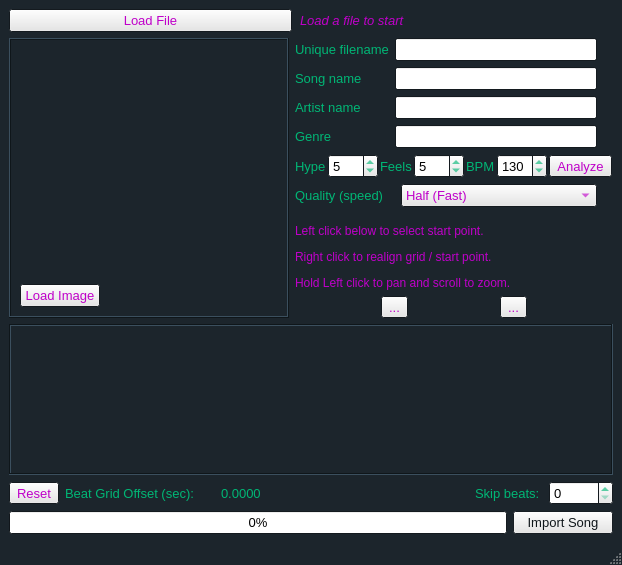
<?xml version="1.0" encoding="UTF-8"?>
<ui version="4.0">
 <class>MainWindow</class>
 <widget class="QMainWindow" name="MainWindow">
  <property name="geometry">
   <rect>
    <x>0</x>
    <y>0</y>
    <width>622</width>
    <height>565</height>
   </rect>
  </property>
  <property name="maximumSize">
   <size>
    <width>99999</width>
    <height>99999</height>
   </size>
  </property>
  <property name="palette">
   <palette>
    <active>
     <colorrole role="WindowText">
      <brush brushstyle="SolidPattern">
       <color alpha="255">
        <red>0</red>
        <green>182</green>
        <blue>117</blue>
       </color>
      </brush>
     </colorrole>
     <colorrole role="Button">
      <brush brushstyle="SolidPattern">
       <color alpha="255">
        <red>230</red>
        <green>230</green>
        <blue>230</blue>
       </color>
      </brush>
     </colorrole>
     <colorrole role="Light">
      <brush brushstyle="SolidPattern">
       <color alpha="255">
        <red>59</red>
        <green>79</green>
        <blue>94</blue>
       </color>
      </brush>
     </colorrole>
     <colorrole role="Dark">
      <brush brushstyle="SolidPattern">
       <color alpha="255">
        <red>15</red>
        <green>22</green>
        <blue>26</blue>
       </color>
      </brush>
     </colorrole>
     <colorrole role="Text">
      <brush brushstyle="SolidPattern">
       <color alpha="255">
        <red>0</red>
        <green>0</green>
        <blue>0</blue>
       </color>
      </brush>
     </colorrole>
     <colorrole role="BrightText">
      <brush brushstyle="SolidPattern">
       <color alpha="255">
        <red>255</red>
        <green>255</green>
        <blue>255</blue>
       </color>
      </brush>
     </colorrole>
     <colorrole role="ButtonText">
      <brush brushstyle="SolidPattern">
       <color alpha="255">
        <red>191</red>
        <green>0</green>
        <blue>201</blue>
       </color>
      </brush>
     </colorrole>
     <colorrole role="Base">
      <brush brushstyle="SolidPattern">
       <color alpha="255">
        <red>255</red>
        <green>255</green>
        <blue>255</blue>
       </color>
      </brush>
     </colorrole>
     <colorrole role="Window">
      <brush brushstyle="SolidPattern">
       <color alpha="255">
        <red>28</red>
        <green>37</green>
        <blue>44</blue>
       </color>
      </brush>
     </colorrole>
     <colorrole role="Highlight">
      <brush brushstyle="SolidPattern">
       <color alpha="255">
        <red>255</red>
        <green>86</green>
        <blue>108</blue>
       </color>
      </brush>
     </colorrole>
     <colorrole role="HighlightedText">
      <brush brushstyle="SolidPattern">
       <color alpha="255">
        <red>0</red>
        <green>0</green>
        <blue>0</blue>
       </color>
      </brush>
     </colorrole>
     <colorrole role="PlaceholderText">
      <brush brushstyle="SolidPattern">
       <color alpha="128">
        <red>255</red>
        <green>255</green>
        <blue>255</blue>
       </color>
      </brush>
     </colorrole>
    </active>
    <inactive>
     <colorrole role="WindowText">
      <brush brushstyle="SolidPattern">
       <color alpha="255">
        <red>0</red>
        <green>182</green>
        <blue>117</blue>
       </color>
      </brush>
     </colorrole>
     <colorrole role="Button">
      <brush brushstyle="SolidPattern">
       <color alpha="255">
        <red>230</red>
        <green>230</green>
        <blue>230</blue>
       </color>
      </brush>
     </colorrole>
     <colorrole role="Light">
      <brush brushstyle="SolidPattern">
       <color alpha="255">
        <red>59</red>
        <green>79</green>
        <blue>94</blue>
       </color>
      </brush>
     </colorrole>
     <colorrole role="Dark">
      <brush brushstyle="SolidPattern">
       <color alpha="255">
        <red>15</red>
        <green>22</green>
        <blue>26</blue>
       </color>
      </brush>
     </colorrole>
     <colorrole role="Text">
      <brush brushstyle="SolidPattern">
       <color alpha="255">
        <red>0</red>
        <green>0</green>
        <blue>0</blue>
       </color>
      </brush>
     </colorrole>
     <colorrole role="BrightText">
      <brush brushstyle="SolidPattern">
       <color alpha="255">
        <red>255</red>
        <green>255</green>
        <blue>255</blue>
       </color>
      </brush>
     </colorrole>
     <colorrole role="ButtonText">
      <brush brushstyle="SolidPattern">
       <color alpha="255">
        <red>191</red>
        <green>0</green>
        <blue>201</blue>
       </color>
      </brush>
     </colorrole>
     <colorrole role="Base">
      <brush brushstyle="SolidPattern">
       <color alpha="255">
        <red>255</red>
        <green>255</green>
        <blue>255</blue>
       </color>
      </brush>
     </colorrole>
     <colorrole role="Window">
      <brush brushstyle="SolidPattern">
       <color alpha="255">
        <red>28</red>
        <green>37</green>
        <blue>44</blue>
       </color>
      </brush>
     </colorrole>
     <colorrole role="Highlight">
      <brush brushstyle="SolidPattern">
       <color alpha="255">
        <red>255</red>
        <green>86</green>
        <blue>108</blue>
       </color>
      </brush>
     </colorrole>
     <colorrole role="HighlightedText">
      <brush brushstyle="SolidPattern">
       <color alpha="255">
        <red>0</red>
        <green>0</green>
        <blue>0</blue>
       </color>
      </brush>
     </colorrole>
     <colorrole role="PlaceholderText">
      <brush brushstyle="SolidPattern">
       <color alpha="128">
        <red>255</red>
        <green>255</green>
        <blue>255</blue>
       </color>
      </brush>
     </colorrole>
    </inactive>
    <disabled>
     <colorrole role="WindowText">
      <brush brushstyle="SolidPattern">
       <color alpha="255">
        <red>15</red>
        <green>22</green>
        <blue>26</blue>
       </color>
      </brush>
     </colorrole>
     <colorrole role="Button">
      <brush brushstyle="SolidPattern">
       <color alpha="255">
        <red>230</red>
        <green>230</green>
        <blue>230</blue>
       </color>
      </brush>
     </colorrole>
     <colorrole role="Light">
      <brush brushstyle="SolidPattern">
       <color alpha="255">
        <red>59</red>
        <green>79</green>
        <blue>94</blue>
       </color>
      </brush>
     </colorrole>
     <colorrole role="Dark">
      <brush brushstyle="SolidPattern">
       <color alpha="255">
        <red>15</red>
        <green>22</green>
        <blue>26</blue>
       </color>
      </brush>
     </colorrole>
     <colorrole role="Text">
      <brush brushstyle="SolidPattern">
       <color alpha="255">
        <red>15</red>
        <green>22</green>
        <blue>26</blue>
       </color>
      </brush>
     </colorrole>
     <colorrole role="BrightText">
      <brush brushstyle="SolidPattern">
       <color alpha="255">
        <red>255</red>
        <green>255</green>
        <blue>255</blue>
       </color>
      </brush>
     </colorrole>
     <colorrole role="ButtonText">
      <brush brushstyle="SolidPattern">
       <color alpha="255">
        <red>15</red>
        <green>22</green>
        <blue>26</blue>
       </color>
      </brush>
     </colorrole>
     <colorrole role="Base">
      <brush brushstyle="SolidPattern">
       <color alpha="255">
        <red>28</red>
        <green>37</green>
        <blue>44</blue>
       </color>
      </brush>
     </colorrole>
     <colorrole role="Window">
      <brush brushstyle="SolidPattern">
       <color alpha="255">
        <red>28</red>
        <green>37</green>
        <blue>44</blue>
       </color>
      </brush>
     </colorrole>
     <colorrole role="Highlight">
      <brush brushstyle="SolidPattern">
       <color alpha="255">
        <red>0</red>
        <green>120</green>
        <blue>215</blue>
       </color>
      </brush>
     </colorrole>
     <colorrole role="HighlightedText">
      <brush brushstyle="SolidPattern">
       <color alpha="255">
        <red>0</red>
        <green>0</green>
        <blue>0</blue>
       </color>
      </brush>
     </colorrole>
     <colorrole role="PlaceholderText">
      <brush brushstyle="SolidPattern">
       <color alpha="128">
        <red>0</red>
        <green>0</green>
        <blue>0</blue>
       </color>
      </brush>
     </colorrole>
    </disabled>
   </palette>
  </property>
  <property name="font">
   <font>
    <pointsize>10</pointsize>
   </font>
  </property>
  <property name="windowTitle">
   <string>DJ SIMULATOR Custom Audio Importer</string>
  </property>
  <property name="windowIcon">
   <iconset resource="resources.qrc">
    <normaloff>:/images/dj_sim_ico.ico</normaloff>:/images/dj_sim_ico.ico</iconset>
  </property>
  <widget class="QWidget" name="centralwidget">
   <layout class="QVBoxLayout" name="verticalLayout_2">
    <item>
     <layout class="QVBoxLayout" name="verticalLayout">
      <item>
       <layout class="QHBoxLayout" name="horizontalLayout_16">
        <property name="topMargin">
         <number>0</number>
        </property>
        <item>
         <widget class="QPushButton" name="loadFileBtn">
          <property name="sizePolicy">
           <sizepolicy hsizetype="Minimum" vsizetype="Fixed">
            <horstretch>0</horstretch>
            <verstretch>0</verstretch>
           </sizepolicy>
          </property>
          <property name="minimumSize">
           <size>
            <width>283</width>
            <height>0</height>
           </size>
          </property>
          <property name="maximumSize">
           <size>
            <width>283</width>
            <height>16777215</height>
           </size>
          </property>
          <property name="text">
           <string>Load File</string>
          </property>
         </widget>
        </item>
        <item>
         <widget class="QLineEdit" name="filenameLabel">
          <property name="enabled">
           <bool>false</bool>
          </property>
          <property name="palette">
           <palette>
            <active>
             <colorrole role="Text">
              <brush brushstyle="SolidPattern">
               <color alpha="255">
                <red>191</red>
                <green>0</green>
                <blue>201</blue>
               </color>
              </brush>
             </colorrole>
             <colorrole role="Base">
              <brush brushstyle="SolidPattern">
               <color alpha="255">
                <red>28</red>
                <green>37</green>
                <blue>44</blue>
               </color>
              </brush>
             </colorrole>
             <colorrole role="PlaceholderText">
              <brush brushstyle="NoBrush">
               <color alpha="128">
                <red>191</red>
                <green>0</green>
                <blue>201</blue>
               </color>
              </brush>
             </colorrole>
            </active>
            <inactive>
             <colorrole role="Text">
              <brush brushstyle="SolidPattern">
               <color alpha="255">
                <red>191</red>
                <green>0</green>
                <blue>201</blue>
               </color>
              </brush>
             </colorrole>
             <colorrole role="Base">
              <brush brushstyle="SolidPattern">
               <color alpha="255">
                <red>28</red>
                <green>37</green>
                <blue>44</blue>
               </color>
              </brush>
             </colorrole>
             <colorrole role="PlaceholderText">
              <brush brushstyle="NoBrush">
               <color alpha="128">
                <red>191</red>
                <green>0</green>
                <blue>201</blue>
               </color>
              </brush>
             </colorrole>
            </inactive>
            <disabled>
             <colorrole role="Text">
              <brush brushstyle="SolidPattern">
               <color alpha="255">
                <red>191</red>
                <green>0</green>
                <blue>201</blue>
               </color>
              </brush>
             </colorrole>
             <colorrole role="Base">
              <brush brushstyle="SolidPattern">
               <color alpha="255">
                <red>28</red>
                <green>37</green>
                <blue>44</blue>
               </color>
              </brush>
             </colorrole>
             <colorrole role="PlaceholderText">
              <brush brushstyle="NoBrush">
               <color alpha="128">
                <red>191</red>
                <green>0</green>
                <blue>201</blue>
               </color>
              </brush>
             </colorrole>
            </disabled>
           </palette>
          </property>
          <property name="font">
           <font>
            <italic>true</italic>
           </font>
          </property>
          <property name="text">
           <string>Load a file to start</string>
          </property>
          <property name="frame">
           <bool>false</bool>
          </property>
          <property name="alignment">
           <set>Qt::AlignLeading|Qt::AlignLeft|Qt::AlignVCenter</set>
          </property>
          <property name="readOnly">
           <bool>true</bool>
          </property>
         </widget>
        </item>
       </layout>
      </item>
      <item>
       <layout class="QHBoxLayout" name="horizontalLayout_3">
        <item>
         <layout class="QVBoxLayout" name="verticalLayout_6">
          <property name="rightMargin">
           <number>0</number>
          </property>
          <item>
           <widget class="QFrame" name="frame">
            <property name="sizePolicy">
             <sizepolicy hsizetype="Preferred" vsizetype="Preferred">
              <horstretch>0</horstretch>
              <verstretch>0</verstretch>
             </sizepolicy>
            </property>
            <property name="minimumSize">
             <size>
              <width>280</width>
              <height>280</height>
             </size>
            </property>
            <property name="maximumSize">
             <size>
              <width>999</width>
              <height>280</height>
             </size>
            </property>
            <property name="frameShape">
             <enum>QFrame::Box</enum>
            </property>
            <property name="frameShadow">
             <enum>QFrame::Raised</enum>
            </property>
            <layout class="QVBoxLayout" name="verticalLayout_5">
             <item>
              <widget class="QLabel" name="imageLabel">
               <property name="sizePolicy">
                <sizepolicy hsizetype="Preferred" vsizetype="Preferred">
                 <horstretch>1</horstretch>
                 <verstretch>1</verstretch>
                </sizepolicy>
               </property>
               <property name="minimumSize">
                <size>
                 <width>256</width>
                 <height>256</height>
                </size>
               </property>
               <property name="maximumSize">
                <size>
                 <width>256</width>
                 <height>256</height>
                </size>
               </property>
               <property name="text">
                <string/>
               </property>
              </widget>
             </item>
             <item>
              <widget class="QPushButton" name="loadImageBtn">
               <property name="maximumSize">
                <size>
                 <width>80</width>
                 <height>16777215</height>
                </size>
               </property>
               <property name="text">
                <string>Load Image</string>
               </property>
              </widget>
             </item>
            </layout>
           </widget>
          </item>
         </layout>
        </item>
        <item>
         <layout class="QVBoxLayout" name="verticalLayout_4">
          <item>
           <layout class="QHBoxLayout" name="horizontalLayout_5">
            <property name="spacing">
             <number>0</number>
            </property>
            <property name="topMargin">
             <number>0</number>
            </property>
            <item>
             <widget class="QLabel" name="label_5">
              <property name="minimumSize">
               <size>
                <width>100</width>
                <height>0</height>
               </size>
              </property>
              <property name="text">
               <string>Unique filename</string>
              </property>
             </widget>
            </item>
            <item>
             <widget class="QLineEdit" name="uniqueFilenameTextEdit">
              <property name="minimumSize">
               <size>
                <width>202</width>
                <height>0</height>
               </size>
              </property>
              <property name="maximumSize">
               <size>
                <width>200</width>
                <height>16777215</height>
               </size>
              </property>
              <property name="inputMethodHints">
               <set>Qt::ImhNone</set>
              </property>
             </widget>
            </item>
            <item>
             <spacer name="horizontalSpacer_2">
              <property name="orientation">
               <enum>Qt::Horizontal</enum>
              </property>
              <property name="sizeHint" stdset="0">
               <size>
                <width>40</width>
                <height>20</height>
               </size>
              </property>
             </spacer>
            </item>
           </layout>
          </item>
          <item>
           <layout class="QHBoxLayout" name="horizontalLayout_9">
            <property name="spacing">
             <number>0</number>
            </property>
            <property name="topMargin">
             <number>0</number>
            </property>
            <item>
             <widget class="QLabel" name="label_6">
              <property name="minimumSize">
               <size>
                <width>100</width>
                <height>0</height>
               </size>
              </property>
              <property name="text">
               <string>Song name</string>
              </property>
             </widget>
            </item>
            <item>
             <widget class="QLineEdit" name="songNameTextEdit">
              <property name="sizePolicy">
               <sizepolicy hsizetype="MinimumExpanding" vsizetype="Fixed">
                <horstretch>0</horstretch>
                <verstretch>0</verstretch>
               </sizepolicy>
              </property>
              <property name="minimumSize">
               <size>
                <width>202</width>
                <height>0</height>
               </size>
              </property>
              <property name="maximumSize">
               <size>
                <width>200</width>
                <height>16777215</height>
               </size>
              </property>
              <property name="inputMethodHints">
               <set>Qt::ImhNone</set>
              </property>
             </widget>
            </item>
            <item>
             <spacer name="horizontalSpacer_3">
              <property name="orientation">
               <enum>Qt::Horizontal</enum>
              </property>
              <property name="sizeHint" stdset="0">
               <size>
                <width>40</width>
                <height>20</height>
               </size>
              </property>
             </spacer>
            </item>
           </layout>
          </item>
          <item>
           <layout class="QHBoxLayout" name="horizontalLayout_11">
            <property name="spacing">
             <number>0</number>
            </property>
            <property name="topMargin">
             <number>0</number>
            </property>
            <item>
             <widget class="QLabel" name="label_8">
              <property name="minimumSize">
               <size>
                <width>100</width>
                <height>0</height>
               </size>
              </property>
              <property name="text">
               <string>Artist name</string>
              </property>
             </widget>
            </item>
            <item>
             <widget class="QLineEdit" name="artistNameTextEdit">
              <property name="sizePolicy">
               <sizepolicy hsizetype="MinimumExpanding" vsizetype="Fixed">
                <horstretch>0</horstretch>
                <verstretch>0</verstretch>
               </sizepolicy>
              </property>
              <property name="minimumSize">
               <size>
                <width>202</width>
                <height>0</height>
               </size>
              </property>
              <property name="maximumSize">
               <size>
                <width>200</width>
                <height>16777215</height>
               </size>
              </property>
              <property name="inputMethodHints">
               <set>Qt::ImhNone</set>
              </property>
             </widget>
            </item>
            <item>
             <spacer name="horizontalSpacer_4">
              <property name="orientation">
               <enum>Qt::Horizontal</enum>
              </property>
              <property name="sizeHint" stdset="0">
               <size>
                <width>40</width>
                <height>20</height>
               </size>
              </property>
             </spacer>
            </item>
           </layout>
          </item>
          <item>
           <layout class="QHBoxLayout" name="horizontalLayout_10">
            <property name="spacing">
             <number>0</number>
            </property>
            <property name="topMargin">
             <number>0</number>
            </property>
            <item>
             <widget class="QLabel" name="label_7">
              <property name="minimumSize">
               <size>
                <width>100</width>
                <height>0</height>
               </size>
              </property>
              <property name="text">
               <string>Genre</string>
              </property>
             </widget>
            </item>
            <item>
             <widget class="QLineEdit" name="genreTextEdit">
              <property name="minimumSize">
               <size>
                <width>202</width>
                <height>0</height>
               </size>
              </property>
              <property name="maximumSize">
               <size>
                <width>200</width>
                <height>16777215</height>
               </size>
              </property>
              <property name="inputMethodHints">
               <set>Qt::ImhNone</set>
              </property>
             </widget>
            </item>
            <item>
             <spacer name="horizontalSpacer_5">
              <property name="orientation">
               <enum>Qt::Horizontal</enum>
              </property>
              <property name="sizeHint" stdset="0">
               <size>
                <width>40</width>
                <height>20</height>
               </size>
              </property>
             </spacer>
            </item>
           </layout>
          </item>
          <item>
           <layout class="QHBoxLayout" name="horizontalLayout_8">
            <property name="spacing">
             <number>2</number>
            </property>
            <item>
             <widget class="QLabel" name="label_3">
              <property name="maximumSize">
               <size>
                <width>50</width>
                <height>16777215</height>
               </size>
              </property>
              <property name="text">
               <string>Hype</string>
              </property>
             </widget>
            </item>
            <item>
             <widget class="QSpinBox" name="hypeBox">
              <property name="minimumSize">
               <size>
                <width>50</width>
                <height>0</height>
               </size>
              </property>
              <property name="maximumSize">
               <size>
                <width>50</width>
                <height>16777215</height>
               </size>
              </property>
              <property name="maximum">
               <number>10</number>
              </property>
              <property name="value">
               <number>5</number>
              </property>
             </widget>
            </item>
            <item>
             <widget class="QLabel" name="label_2">
              <property name="maximumSize">
               <size>
                <width>50</width>
                <height>16777215</height>
               </size>
              </property>
              <property name="text">
               <string>Feels</string>
              </property>
             </widget>
            </item>
            <item>
             <widget class="QSpinBox" name="feelsBox">
              <property name="minimumSize">
               <size>
                <width>50</width>
                <height>0</height>
               </size>
              </property>
              <property name="maximumSize">
               <size>
                <width>50</width>
                <height>16777215</height>
               </size>
              </property>
              <property name="maximum">
               <number>10</number>
              </property>
              <property name="value">
               <number>5</number>
              </property>
             </widget>
            </item>
            <item>
             <widget class="QLabel" name="label_4">
              <property name="maximumSize">
               <size>
                <width>50</width>
                <height>16777215</height>
               </size>
              </property>
              <property name="text">
               <string>BPM</string>
              </property>
             </widget>
            </item>
            <item>
             <widget class="QSpinBox" name="BPMBox">
              <property name="minimumSize">
               <size>
                <width>50</width>
                <height>0</height>
               </size>
              </property>
              <property name="maximumSize">
               <size>
                <width>50</width>
                <height>16777215</height>
               </size>
              </property>
              <property name="minimum">
               <number>30</number>
              </property>
              <property name="maximum">
               <number>300</number>
              </property>
              <property name="value">
               <number>130</number>
              </property>
             </widget>
            </item>
            <item>
             <widget class="QToolButton" name="analyseBPMBtn">
              <property name="text">
               <string>Analyze</string>
              </property>
             </widget>
            </item>
            <item>
             <spacer name="horizontalSpacer_6">
              <property name="orientation">
               <enum>Qt::Horizontal</enum>
              </property>
              <property name="sizeHint" stdset="0">
               <size>
                <width>40</width>
                <height>20</height>
               </size>
              </property>
             </spacer>
            </item>
           </layout>
          </item>
          <item>
           <layout class="QHBoxLayout" name="horizontalLayout_6">
            <item>
             <widget class="QLabel" name="label">
              <property name="minimumSize">
               <size>
                <width>100</width>
                <height>0</height>
               </size>
              </property>
              <property name="text">
               <string>Quality (speed)</string>
              </property>
              <property name="alignment">
               <set>Qt::AlignLeading|Qt::AlignLeft|Qt::AlignVCenter</set>
              </property>
             </widget>
            </item>
            <item>
             <widget class="QComboBox" name="qualityCombo">
              <property name="minimumSize">
               <size>
                <width>196</width>
                <height>0</height>
               </size>
              </property>
              <property name="maximumSize">
               <size>
                <width>120</width>
                <height>16777215</height>
               </size>
              </property>
              <item>
               <property name="text">
                <string>Half (Fast)</string>
               </property>
              </item>
              <item>
               <property name="text">
                <string>Full (2x Slower)</string>
               </property>
              </item>
             </widget>
            </item>
            <item>
             <spacer name="horizontalSpacer_8">
              <property name="orientation">
               <enum>Qt::Horizontal</enum>
              </property>
              <property name="sizeHint" stdset="0">
               <size>
                <width>40</width>
                <height>20</height>
               </size>
              </property>
             </spacer>
            </item>
           </layout>
          </item>
          <item>
           <widget class="QLabel" name="label_10">
            <property name="enabled">
             <bool>true</bool>
            </property>
            <property name="sizePolicy">
             <sizepolicy hsizetype="Preferred" vsizetype="Preferred">
              <horstretch>0</horstretch>
              <verstretch>0</verstretch>
             </sizepolicy>
            </property>
            <property name="palette">
             <palette>
              <active>
               <colorrole role="WindowText">
                <brush brushstyle="SolidPattern">
                 <color alpha="255">
                  <red>191</red>
                  <green>0</green>
                  <blue>201</blue>
                 </color>
                </brush>
               </colorrole>
              </active>
              <inactive>
               <colorrole role="WindowText">
                <brush brushstyle="SolidPattern">
                 <color alpha="255">
                  <red>191</red>
                  <green>0</green>
                  <blue>201</blue>
                 </color>
                </brush>
               </colorrole>
              </inactive>
              <disabled>
               <colorrole role="WindowText">
                <brush brushstyle="SolidPattern">
                 <color alpha="255">
                  <red>15</red>
                  <green>22</green>
                  <blue>26</blue>
                 </color>
                </brush>
               </colorrole>
              </disabled>
             </palette>
            </property>
            <property name="inputMethodHints">
             <set>Qt::ImhMultiLine</set>
            </property>
            <property name="text">
             <string>&lt;html&gt;&lt;head/&gt;&lt;body&gt;&lt;p&gt;&lt;span style=&quot; font-size:9pt;&quot;&gt;Left click below to select start point.&lt;/span&gt;&lt;/p&gt;&lt;p&gt;&lt;span style=&quot; font-size:9pt;&quot;&gt;Right click to realign grid / start point.&lt;/span&gt;&lt;/p&gt;&lt;p&gt;&lt;span style=&quot; font-size:9pt;&quot;&gt;Hold Left click to pan and scroll to zoom. &lt;/span&gt;&lt;/p&gt;&lt;/body&gt;&lt;/html&gt;</string>
            </property>
            <property name="alignment">
             <set>Qt::AlignBottom|Qt::AlignLeading|Qt::AlignLeft</set>
            </property>
            <property name="wordWrap">
             <bool>false</bool>
            </property>
            <property name="margin">
             <number>0</number>
            </property>
           </widget>
          </item>
          <item>
           <layout class="QHBoxLayout" name="horizontalLayout">
            <item>
             <widget class="QToolButton" name="toolButton_2">
              <property name="text">
               <string>...</string>
              </property>
             </widget>
            </item>
            <item>
             <widget class="QToolButton" name="toolButton">
              <property name="text">
               <string>...</string>
              </property>
             </widget>
            </item>
           </layout>
          </item>
         </layout>
        </item>
       </layout>
      </item>
      <item>
       <widget class="QFrame" name="frame_2">
        <property name="minimumSize">
         <size>
          <width>0</width>
          <height>50</height>
         </size>
        </property>
        <property name="frameShape">
         <enum>QFrame::Box</enum>
        </property>
        <property name="frameShadow">
         <enum>QFrame::Sunken</enum>
        </property>
        <layout class="QVBoxLayout" name="verticalLayout_7">
         <property name="spacing">
          <number>0</number>
         </property>
         <property name="leftMargin">
          <number>0</number>
         </property>
         <property name="topMargin">
          <number>0</number>
         </property>
         <property name="rightMargin">
          <number>0</number>
         </property>
         <property name="bottomMargin">
          <number>0</number>
         </property>
         <item>
          <widget class="PlotWidget" name="graphWidget" native="true">
           <property name="sizePolicy">
            <sizepolicy hsizetype="Expanding" vsizetype="MinimumExpanding">
             <horstretch>0</horstretch>
             <verstretch>0</verstretch>
            </sizepolicy>
           </property>
           <property name="minimumSize">
            <size>
             <width>0</width>
             <height>0</height>
            </size>
           </property>
          </widget>
         </item>
        </layout>
       </widget>
      </item>
      <item>
       <layout class="QHBoxLayout" name="horizontalLayout_4">
        <property name="topMargin">
         <number>0</number>
        </property>
        <item>
         <widget class="QToolButton" name="offsetResetBtn">
          <property name="text">
           <string>Reset</string>
          </property>
         </widget>
        </item>
        <item>
         <widget class="QLabel" name="label_9">
          <property name="minimumSize">
           <size>
            <width>150</width>
            <height>0</height>
           </size>
          </property>
          <property name="text">
           <string>Beat Grid Offset (sec):</string>
          </property>
         </widget>
        </item>
        <item>
         <widget class="QLabel" name="timeOffsetLabel">
          <property name="text">
           <string>0.0000</string>
          </property>
         </widget>
        </item>
        <item>
         <spacer name="horizontalSpacer_7">
          <property name="orientation">
           <enum>Qt::Horizontal</enum>
          </property>
          <property name="sizeHint" stdset="0">
           <size>
            <width>40</width>
            <height>20</height>
           </size>
          </property>
         </spacer>
        </item>
        <item>
         <widget class="QLabel" name="label_11">
          <property name="text">
           <string>Skip beats: </string>
          </property>
         </widget>
        </item>
        <item>
         <widget class="QSpinBox" name="skipBeatsBox">
          <property name="minimumSize">
           <size>
            <width>50</width>
            <height>0</height>
           </size>
          </property>
          <property name="maximum">
           <number>99999</number>
          </property>
         </widget>
        </item>
       </layout>
      </item>
      <item>
       <layout class="QHBoxLayout" name="horizontalLayout_2">
        <property name="sizeConstraint">
         <enum>QLayout::SetDefaultConstraint</enum>
        </property>
        <item>
         <widget class="QProgressBar" name="progressBar">
          <property name="value">
           <number>0</number>
          </property>
         </widget>
        </item>
        <item>
         <widget class="QPushButton" name="convertBtn">
          <property name="enabled">
           <bool>false</bool>
          </property>
          <property name="minimumSize">
           <size>
            <width>100</width>
            <height>0</height>
           </size>
          </property>
          <property name="text">
           <string>Import Song</string>
          </property>
         </widget>
        </item>
       </layout>
      </item>
     </layout>
    </item>
   </layout>
  </widget>
  <widget class="QStatusBar" name="statusBar">
   <property name="palette">
    <palette>
     <active>
      <colorrole role="WindowText">
       <brush brushstyle="SolidPattern">
        <color alpha="255">
         <red>191</red>
         <green>0</green>
         <blue>201</blue>
        </color>
       </brush>
      </colorrole>
     </active>
     <inactive>
      <colorrole role="WindowText">
       <brush brushstyle="SolidPattern">
        <color alpha="255">
         <red>191</red>
         <green>0</green>
         <blue>201</blue>
        </color>
       </brush>
      </colorrole>
     </inactive>
     <disabled>
      <colorrole role="WindowText">
       <brush brushstyle="SolidPattern">
        <color alpha="255">
         <red>120</red>
         <green>120</green>
         <blue>120</blue>
        </color>
       </brush>
      </colorrole>
     </disabled>
    </palette>
   </property>
  </widget>
 </widget>
 <customwidgets>
  <customwidget>
   <class>PlotWidget</class>
   <extends>QWidget</extends>
   <header>pyqtgraph</header>
   <container>1</container>
  </customwidget>
 </customwidgets>
 <resources>
  <include location="resources.qrc"/>
 </resources>
 <connections/>
</ui>
